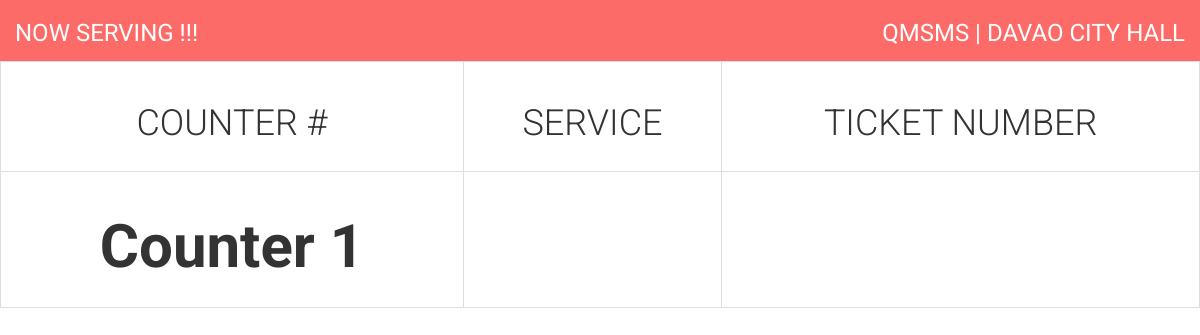
Page /app/queueingview/ (signed in) on the earlier database version.
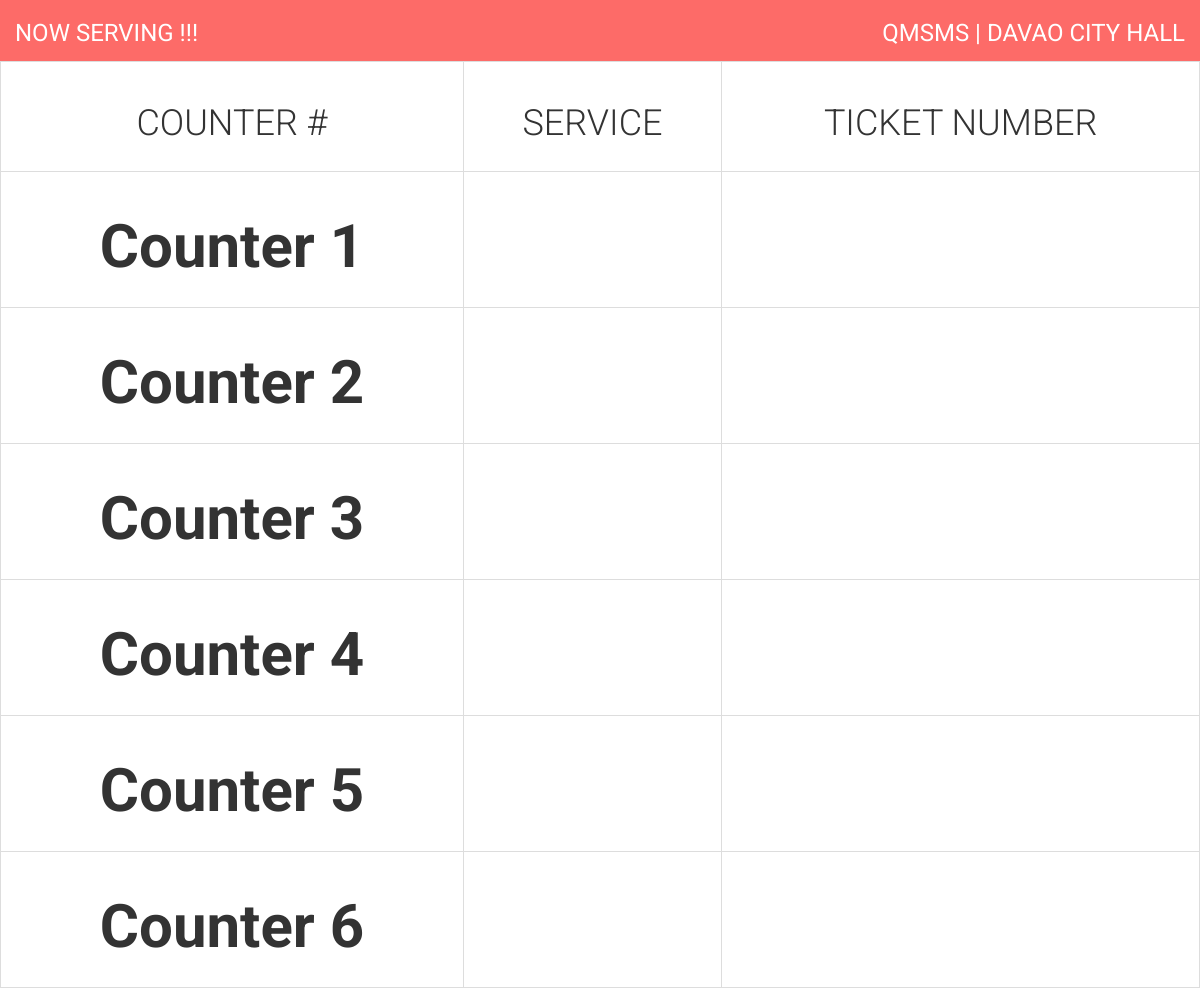
Same page on the later database version.
### tables this page shows
CREATE TABLE `counters` (
  `CountersID` int(11) NOT NULL,
  `Name` varchar(50) NOT NULL,
  `AssignedService` int(11) NOT NULL,
  `status` varchar(11) NOT NULL DEFAULT 'Active'
);

### app/queueingview/populate_counter.php (the view)
<?php require_once '../php/db_connection/connection.php'; ?>
<?php
	$sql = "SELECT *
			FROM counters";
	$result = $con->query($sql);
  $counterCount = 0;
	while ($row = $result->fetch_assoc()) {
        $counterCount++;
       	echo
       		'<tr>
          <td>
            <h2 id="Counter'.$counterCount.'">
            '.$row['Name'] .'
            </h2>
          </td>
          <td >
            <h2 id="Service'.$counterCount.'">
            </h2>
          </td>
          <td id="unblink">
            <h2 class="prio" id="Prionumber'.$counterCount.'">
            </h2>
          </td>
          </tr>';
	}
?>

### app/queueingview/index.php (shortened to what this page needs)
<!doctype html>
<html lang="en">
<head>
    <link href="../assets/css/bootstrap.min.css" rel="stylesheet" />
    <link href="../assets/css/animate.min.css" rel="stylesheet"/>
    <link href="../assets/css/light-bootstrap-dashboard.css" rel="stylesheet"/>
    <link href="http://maxcdn.bootstrapcdn.com/font-awesome/4.7.0/css/font-awesome.min.css" rel="stylesheet">
    <link href="../assets/css/pe-icon-7-stroke.css" rel="stylesheet" />
    <link href="../assets/css/demo.css" rel="stylesheet" />
</head>
<body>
  <div class="wrapper">
    <div class="container-fluid" style="padding-top: 10px; background-color: #fd6b68">
         <div class="navbar-header pull-right">
             <h5>QMSMS | DAVAO CITY HALL<h5>
         </div>
         <div class="navbar-header ">
             <h5>NOW SERVING !!!<h5>
         </div>
    </div>
    <div class="content">
      <table id="tbl" class="table table-bordered text-center">
        <th>
          <h1>COUNTER #</h1>
        </th>
        <th>
          <h1>SERVICE</h1>
        </th>
        <th>
          <h1>TICKET NUMBER</h1>
        </th>
             <?php include 'populate_counter.php';?>
      </table>
    </div>
  </div>
</body>
</html>

### app/queueingview/index.php (style rules this page uses)
html, body, .wrapper { height: 100%; overflow: auto; }
h1 { text-align: center; font-size: 3vw; }
h2 { font-size: 5vw; font-weight: bolder; }
h5 { font-size: 2vw; color: white; }

Differences in the rows shown:
added counters: Name "Counter 2"
added counters: Name "Counter 3"
added counters: Name "Counter 4"
added counters: Name "Counter 5"
added counters: Name "Counter 6"
